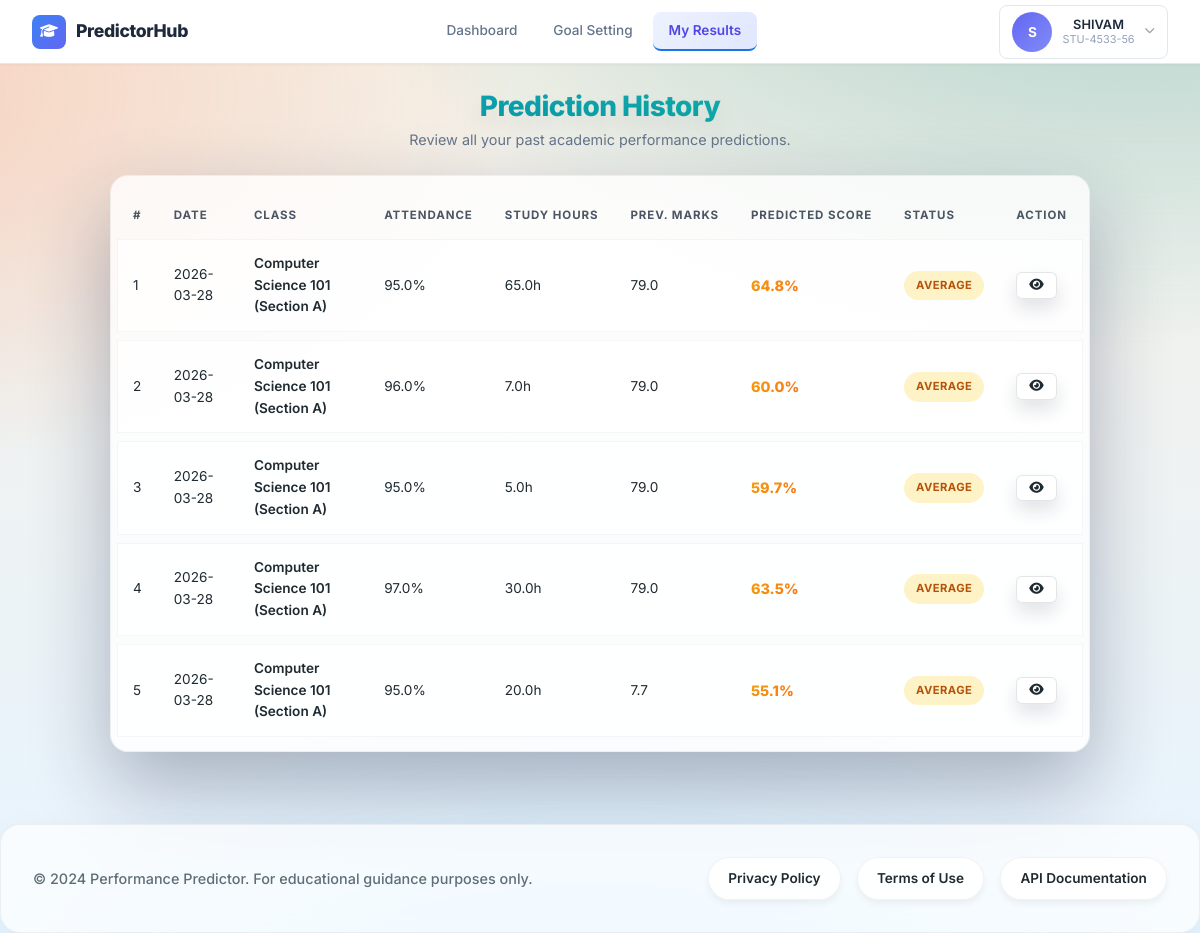
The app's page /student/history (signed in) with its own data.
### models/entities.py (models this page shows)
class Prediction(db.Model):
    __tablename__ = "predictions"
    id = db.Column(db.Integer, primary_key=True)
    user_id = db.Column(db.Integer, db.ForeignKey("users.id"), nullable=False, index=True)
    attendance = db.Column(db.Float, nullable=False)
    study_hours = db.Column(db.Float, nullable=False)
    previous_marks = db.Column(db.Float, nullable=False)
    assignments = db.Column(db.Float, nullable=False, default=0)
    internal_marks = db.Column(db.Float, nullable=False, default=0)
    class_name = db.Column(db.Text, nullable=False, index=True)
    section = db.Column(db.Text, default="A")
    predicted_score = db.Column(db.Float, nullable=False, index=True)
    performance_label = db.Column(db.Text, nullable=False, index=True)
    created_at = db.Column(db.DateTime, server_default=db.func.current_timestamp(), index=True)
    gender = db.Column(db.Text, nullable=True)
    extracurricular = db.Column(db.Text, nullable=True)
    internet_access = db.Column(db.Text, nullable=True)
    parental_education = db.Column(db.Text, nullable=True)
    user = db.relationship("User", back_populates="predictions")

### routes/student.py (the view)
@student_bp.route("/student/history")
@login_required
def student_history():
    predictions = (
        Prediction.query.filter_by(user_id=session["user_id"])
        .order_by(Prediction.created_at.desc(), Prediction.id.desc())
        .all()
    )
    return render_template("student/history.html", predictions=predictions)

### templates/student/history.html (shortened to what this page needs)
{% extends "base.html" %}
{% block body_class %}history-theme{% endblock %}
{% block content %}
<div class="history-page">
    <div class="page-header">
        <h1 class="page-title">Prediction History</h1>
        <p class="page-subtitle">Review all your past academic performance predictions.</p>
    </div>
    {% if predictions %}
    <div class="card">
        <div class="table-responsive">
            <table class="data-table">
                <thead>
                    <tr>
                        <th>#</th>
                        <th>Date</th>
                        <th>Class</th>
                        <th>Attendance</th>
                        <th>Study Hours</th>
                        <th>Prev. Marks</th>
                        <th>Predicted Score</th>
                        <th>Status</th>
                        <th>Action</th>
                    </tr>
                </thead>
                <tbody>
                    {% for pred in predictions %}
                    <tr>
                        <td class="text-muted">{{ loop.index }}</td>
                        <td>{{ pred.created_at.strftime('%Y-%m-%d') if pred.created_at else 'N/A' }}</td>
                        <td><span class="text-bold">{{ pred.class_name }} (Section {{ pred.section }})</span></td>
                        <td>{{ pred.attendance|round(1) }}%</td>
                        <td>{{ pred.study_hours|round(1) }}h</td>
                        <td>{{ pred.previous_marks|round(1) }}</td>
                        <td>
                            <span class="score-highlight score-{{ pred.performance_label|lower }}">
                            </span>
                        </td>
                        <td>
                            <span class="badge badge-{{ 'success' if pred.performance_label == 'Good' else ('warning' if pred.performance_label == 'Average' else 'danger') }}">
                                {{ pred.performance_label }}
                            </span>
                        </td>
                        <td>
                            <a href="{{ url_for('student.student_result', pred_id=pred.id) }}" class="btn btn-sm btn-outline" title="View Details">
                                <i class="fas fa-eye"></i>
                            </a>
                        </td>
                    </tr>
                    {% endfor %}
                </tbody>
            </table>
        </div>
    </div>
    {% endif %}
</div>
{% endblock %}

### templates/student/history.html (style rules this page uses)
body.history-theme main.student-main.main-content > .history-page { width: 100% !important; max-width: 1040px !important; margin-left: auto !important; margin-right: auto !important; }
body.history-theme .history-page .card { width: 100% !important; max-width: 980px !important; margin-left: auto !important; margin-right: auto !important; }

### records on screen
Prediction: created_at "2026-03-28", class_name "Computer Science 101", section "A", attendance "95.0", study_hours "65.0", previous_marks "79.0", performance_label "AVERAGE"
Prediction: created_at "2026-03-28", class_name "Computer Science 101", section "A", attendance "96.0", study_hours "7.0", previous_marks "79.0", performance_label "AVERAGE"
Prediction: created_at "2026-03-28", class_name "Computer Science 101", section "A", attendance "95.0", study_hours "5.0", previous_marks "79.0", performance_label "AVERAGE"
Prediction: created_at "2026-03-28", class_name "Computer Science 101", section "A", attendance "97.0", study_hours "30.0", previous_marks "79.0", performance_label "AVERAGE"
Prediction: created_at "2026-03-28", class_name "Computer Science 101", section "A", attendance "95.0", study_hours "20.0", previous_marks "7.7", performance_label "AVERAGE"

### other values on screen
{{ session.get('user_name', 'S')[0] }} "S"
{{ session.get('user_name', 'Student') }} "SHIVAM"
{{ session.get('student_id', '') }} "STU-4533-56"
